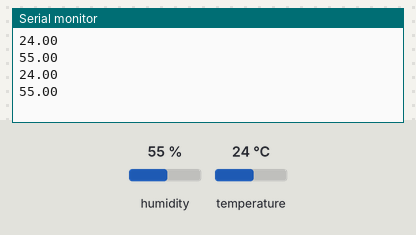
Simulated run of this sketch. Board: Arduino Uno, built with avr-gcc and run on an emulated ATmega328P. Shown: the last lines printed to the serial monitor. Inputs (shaded band) come from the test bench; at power-on: humidity 55 %, temperature 24 °C.

Above: at 2.8 s.
2.9 s: humidity set to 22 %
At 4.5 s:
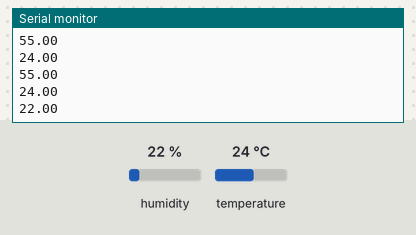
5.6 s: temperature set to 12 °C
At 7.4 s:
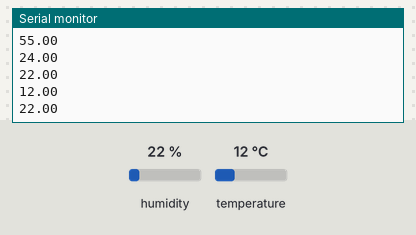
8.3 s: humidity set to 40 %
At 10.8 s:
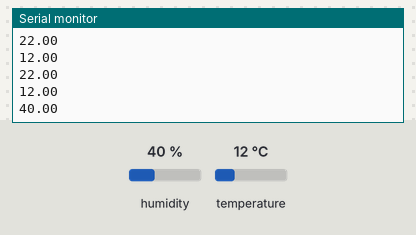
Timing chart, 0 to 12.3 s (numbered marks = the images above; inputs shaded):
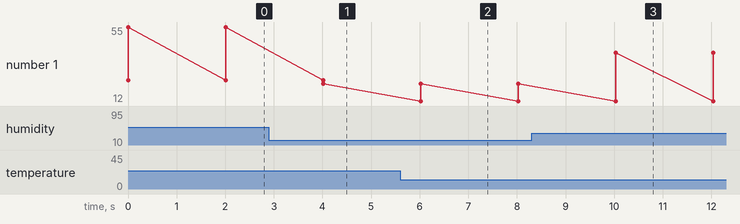

Measured:
- after the input at 2.9 s, the serial monitor: prints a new line after 1.1 s (image 1)
- after the input at 5.6 s, the serial monitor: prints a new line after 0.42 s (image 2)
- after the input at 8.3 s, the serial monitor: prints a new line after 1.7 s (image 3)
- plotted number 1: 55 → 22 after the input at 2.9 s, 22 → 40 after the input at 8.3 s

The sketch:

class_4_dhtupdated.ino
```cpp
#include <Adafruit_Sensor.h>
#include <DHT.h>
#include <DHT_U.h>

#define DHTPIN 2
#define DHTTYPE    DHT11     // DHT 11
//#define DHTTYPE    DHT22     // DHT 22 (AM2302)
//#define DHTTYPE    DHT21     // DHT 21 (AM2301)
DHT_Unified dht(DHTPIN, DHTTYPE);

void setup() {
  Serial.begin(9600);
  dht.begin();
}

void loop() {
  temp();
  humy();
  delay(2000);
}

void temp(){
  sensors_event_t event;
  dht.temperature().getEvent(&event);
  float temperature = event.temperature;
  Serial.println(temperature);

}

void humy(){
  sensors_event_t event;
  dht.humidity().getEvent(&event);
  float humidity = event.relative_humidity;
  Serial.println(humidity);

}
```
